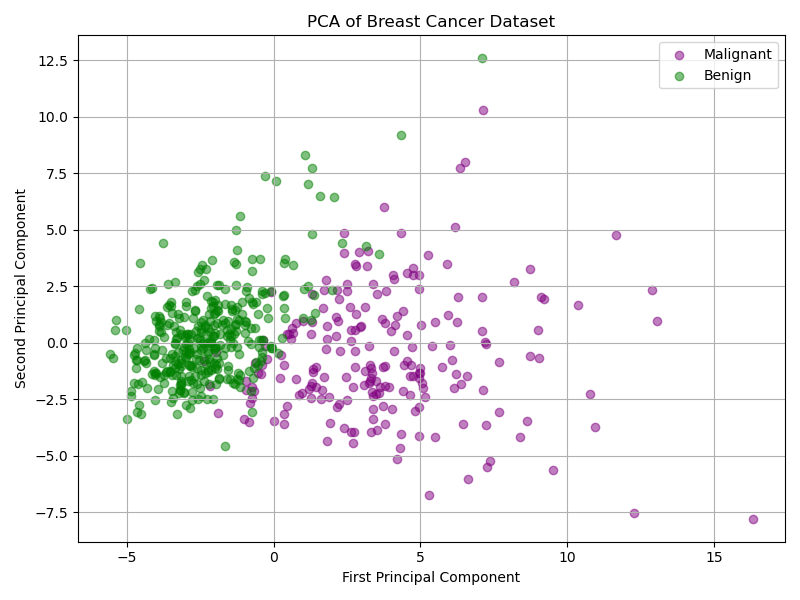

The Python source for this figure:
# 0710 am11시 
"""
# PCA(Principal Component Analysis, 주성분분석) 차원 축소 정리
1. 개념 및 필요성
ㆍPCA는 특성(Feature)이 많은 데이터에서, 원래의 특성들로부터 새로운 특성(주성분)을 생성하여 차원을 축소하는 방법입니다.
ㆍ차원 축소는 데이터의 복잡성을 줄이고, 데이터 시각화 및 모델 성능 개선에 도움을 줍니다.
2. 다중공선성과 회귀분석과의 관계
ㆍ다중공선성은 여러 특성(X)들 사이에 상관관계(연관성)가 높을 때 발생합니다. 예를 들어, 유사한 댐의 수위 데이터(A1, A2, B1, C1 등)를 모두 예측에 사용할 때 다중공선성 문제가 생길 수 있습니다.
ㆍ회귀분석
 ৹ 단일선형회귀: 입력특성(X)이 1개이고 target(y)와의 관계만 고려.
 ৹ 다중선형회귀: 여러 입력특성(X1, X2, …, Xn) 사용. 이때 특성들 사이에 상호연관성이 있으면 해석이나 예측에 부정적 영향을 미칠 수 있습니다.
3. PCA의 주요 역할
ㆍ여러 특성들 사이의 상관관계를 고려하여, 서로 독립적인(상관관계가 낮은) 새로운 특성(주성분)을 생성함.
ㆍ각 주성분은 원래 특성들의 선형 결합으로 구성됩니다.
ㆍ분산이 최대가 되는 방향으로 데이터를 재구성하여, 정보의 손실을 최소화하면서 차원을 축소합니다.
ㆍ사용자가 축소할 특성(차원) 개수를 지정할 수 있습니다. 예: 30개 특성 → 2D(2개) 또는 3D(3개)로 압축
4. 장점 및 효과
ㆍ과적합 방지: 불필요한 특성(노이즈 포함)을 제거해 일반화 성능을 높임.
ㆍ계산 효율 증가: 특성 수가 줄어듦에 따라 계산 속도가 빨라짐.
ㆍ시각화: 2차원, 3차원으로 축소하면 데이터의 시각화가 쉬워짐.
ㆍ노이즈 제거: 주성분을 통해 데이터의 주요 구조만 보존, 잡음(노이즈)을 제거하는 효과.
5. PCA 알고리즘 사용 방법
ㆍfit(): 데이터의 주성분(분산이 큰 방향 벡터)들을 학습함.
ㆍtransform(): 학습된 주성분에 따라 원본 데이터를 새로운 특성(차원)으로 변환함.
6. 결론
ㆍ특성이 많거나 다중공선성 문제가 있을 때 PCA를 통해 성능 향상, 시각화, 노이즈 제거, 과적합 방지 등 다양한 효과를 기대할 수 있습니다.
ㆍfit, transform 과정을 거쳐 주성분 기반의 데이터를 얻어 학습에 활용합니다.
----------------------------------------------
특성(feature) 많을때 특성들로부터 new특성 생성
다중공선성: 댐이 여러개 있다면 A1, A2, B1, C1 .. target수량에 ㄷ
단일선형회귀: X가하나, y한테 영향미치는요소가 X하나임. 기울기,절편구하면
다중선형회귀: X들간 상호연관관계있어서 제거권장되는게 있음
            PCA가 이런부분 알아서 new요소 생성
            각각분산뽑아서 분산이 서로 최대가 되는 방향으로 회전시키고
            여러가지 조작해서 new특성 생성
            전체 특성을 재배열해서 new특성 생성- 특성개수지정가능
30 → 2D 축소, 3D이상은 시각화어려운데 시각화에 용이
    →  특성이 많으면 과적합을 깔고감 → 특성개수를 줄임으로써 과적합을 방지 → 일반화에 도움 → 계산속도 개선
  노이즈(잡음)제거
    fit, transform → PCA뽑아내고 PCA자료로 재학습.
"""

import matplotlib.pyplot as plt
# from sklearn.datasets import load_breast_cancer
# from sklearn.preprocessing import StandardScaler
# from sklearn.decomposition import PCA
# from sklearn.model_selection import train_test_split
# from sklearn.linear_model import LogisticRegression
from sklearn.metrics import accuracy_score

# 1. 데이터 불러오기
from sklearn.datasets import load_breast_cancer
cancer = load_breast_cancer()
X = cancer['data']
y = cancer['target']

# 2. 스케일링 (표준화)
from sklearn.preprocessing import StandardScaler
scalar = StandardScaler()
scalar.fit(X)
X_scaled = scalar.transform(X)

# 3. 주성분 분석 (PCA)
from sklearn.decomposition import PCA
pca = PCA(n_components=2)  # 2개의 성분으로 차원 축소(성분개수지정)
pca.fit(X_scaled)         #학습
X_pca = pca.transform(X_scaled)

# 4. 데이터를 train/test로 분할 (원본 / 스케일링 / PCA)
from sklearn.model_selection import train_test_split
# (4-1) 원본 데이터 그대로 
X_train, X_test, y_train, y_test = train_test_split(X, y, random_state=0)
# (4-2) 스케일된 데이터 기준
X_train_scaled, X_test_scaled, y_train_scaled, y_test_scaled =\
        train_test_split(X_scaled, y, random_state=0)
# (4-3) PCA 차원축소된 데이터 기준
X_train_pca, X_test_pca, y_train_pca, y_test_pca = \
        train_test_split(X_pca, y, random_state=0)
print("===============================================================")
from sklearn.linear_model import LogisticRegression

# # 5. 로지스틱 회귀 모델 생성 및 학습
# model = LogisticRegression()
# # (5-1) 원본 데이터 학습
# model.fit(X_train, y_train)
# print("-------- 기본 원본 데이터 학습 ---------")
# print("훈련셋 정확도:", model.score(X_train, y_train))
# print("테스트셋 정확도:", model.score(X_test, y_test))
# # (5-2) 스케일링된 데이터 학습
# model.fit(X_train_scaled, y_train)
# print("-------- 스케일링된 데이터 학습 ---------")
# print("훈련셋 정확도:", model.score(X_train_scaled, y_train))
# print("테스트셋 정확도:", model.score(X_test_scaled, y_test))
# # (5-3) PCA 적용된 데이터 학습
# model.fit(X_train_pca, y_train)
# print("-------- PCA 적용된 데이터 학습 ---------")
# print("훈련셋 정확도:", model.score(X_train_pca, y_train))
# print("테스트셋 정확도:", model.score(X_test_pca, y_test))

# 로지스틱 회귀 모델 생성 및 학습 이후에 들어가야 해.
# 즉, 기존에 model.fit() 등 여러 줄로 나눠서 모델을 세 번 학습하던 걸
# → evaluate_model() 함수 하나로 대체하면서 중복된 학습 코드도 정리해주는 거야.
# evaluate_model() 하나로 학습 + 예측 + 평가 + 시각화가 모두 끝나니까

print("-------------------------------------------------------")
# 6-1. 로지스틱 회귀 모델 생성 및 평가 함수 정의
from sklearn.metrics import (
    accuracy_score,        #정확도계산
    precision_score,       #정밀도(positive예측정확도)
    recall_score,          #재현율(Positive 잡아내는 비율)
    f1_score,              #정밀도&재현율의 조화 평균
    confusion_matrix,      #실제/예측 분류결과 행렬화
    ConfusionMatrixDisplay #confusion maatrix 시각화
) #scikit-learn(또는 sklearn) 라이브러리의 일부

def evaluate_model(name, X_train, X_test, y_train, y_test):
    model = LogisticRegression(max_iter=10000)
    model.fit(X_train, y_train)
    y_pred = model.predict(X_test)

    print(f"------ {name} ------")
    print("정확도  :", accuracy_score(y_test, y_pred))
    print("정밀도  :", precision_score(y_test, y_pred))
    print("재현율  :", recall_score(y_test, y_pred))
    print("F1 점수 :", f1_score(y_test, y_pred))
    print()

    cm = confusion_matrix(y_test, y_pred)
    disp = ConfusionMatrixDisplay(confusion_matrix=cm, display_labels=cancer.target_names)
    disp.plot(cmap='Purples')
    plt.title(f"Confusion Matrix - {name}")
    plt.show()
print("===============================================================")
# 6-2. 세 가지 데이터셋에 대해 평가 실행 (아래5.로지스틱 일일히 쓰는것 대신 사용가능)
evaluate_model("원본", X_train, X_test, y_train, y_test)
evaluate_model("스케일링", X_train_scaled, X_test_scaled, y_train, y_test)
evaluate_model("PCA (2D)", X_train_pca, X_test_pca, y_train, y_test)



# 7. PCA 시각화
plt.figure(figsize=(8, 6))
plt.scatter(X_pca[y == 0, 0], X_pca[y == 0, 1], color='purple', alpha=0.5, label='Malignant')
plt.scatter(X_pca[y == 1, 0], X_pca[y == 1, 1], color='green', alpha=0.5, label='Benign')
plt.xlabel('First Principal Component')
plt.ylabel('Second Principal Component')
plt.title('PCA of Breast Cancer Dataset')
plt.legend()
plt.grid(True)
plt.tight_layout()
plt.show()

# -------- 기본 원본 데이터 학습 ---------
# 훈련셋 정확도: 0.9460093896713615
# 테스트셋 정확도: 0.9440559440559441
# -------- 스케일링된 데이터 학습 ---------
# 훈련셋 정확도: 0.9906103286384976
# 테스트셋 정확도: 0.965034965034965
# -------- PCA 적용된 데이터 학습 ---------
# 훈련셋 정확도: 0.9624413145539906
# 테스트셋 정확도: 0.951048951048951
# ===============================================================
# ------ 원본 ------
# 정확도  : 0.951048951048951
# 정밀도  : 0.9882352941176471
# 재현율  : 0.9333333333333333
# F1 점수 : 0.96
